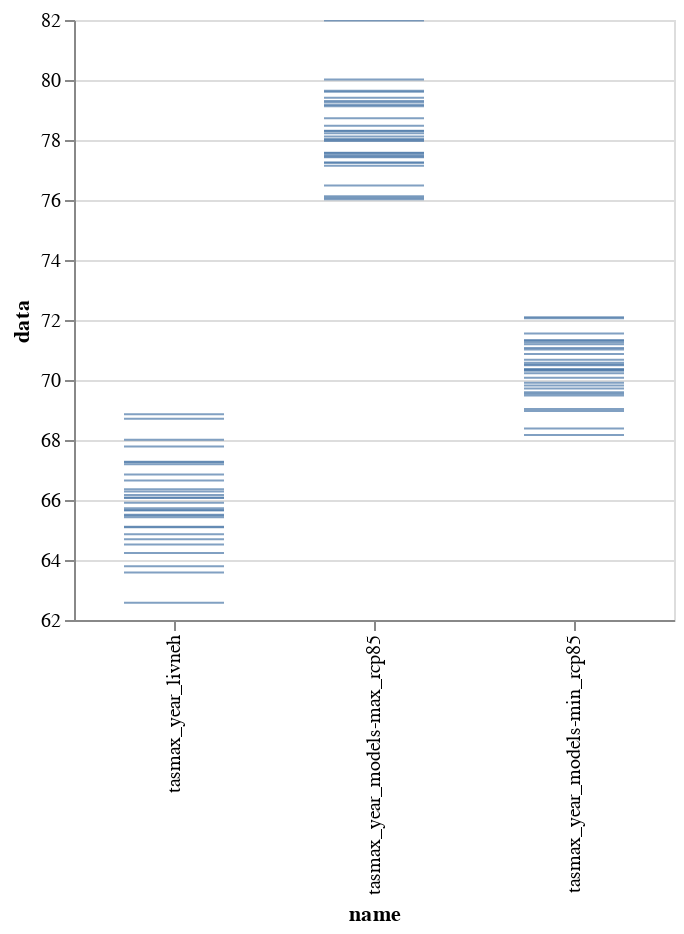

Notebook cell for this chart:
### Code cell
alt.Chart(df).mark_tick(size=50).encode(
    alt.Y('data',
        scale=alt.Scale(zero=False)
    ),
    x='name',
).properties(
    width=300,
    height=300
).interactive()

### Figure 1 — Vega-Lite specification as saved in the notebook (floating-point values rounded to 4 significant figures)
{"config": {"view": {"continuousWidth": 400, "continuousHeight": 300}}, "data": {"name": "data-26edd4b5de45562b4025fafaf0a388c3"}, "mark": {"type": "tick", "size": 50}, "encoding": {"x": {"type": "nominal", "field": "name"}, "y": {"type": "quantitative", "field": "data", "scale": {"zero": false}}}, "height": 300, "selection": {"selector006": {"type": "interval", "bind": "scales", "encodings": ["x", "y"]}}, "width": 300, "$schema": "https://vega.github.io/schema/vega-lite/v4.0.2.json", "datasets": {"data-26edd4b5de45562b4025fafaf0a388c3": [{"name": "tasmax_year_livneh", "index": "1961-12-31T00:00:00Z", "data": 66.85, "date": "1961-12-31T00:00:00+00:00"}, {"name": "tasmax_year_livneh", "index": "1962-12-31T00:00:00Z", "data": 66.36, "date": "1962-12-31T00:00:00+00:00"}, {"name": "tasmax_year_livneh", "index": "1963-12-31T00:00:00Z", "data": 64.51, "date": "1963-12-31T00:00:00+00:00"}, {"name": "tasmax_year_livneh", "index": "1964-12-31T00:00:00Z", "data": 65.73, "date": "1964-12-31T00:00:00+00:00"}, {"name": "tasmax_year_livneh", "index": "1965-12-31T00:00:00Z", "data": 65.66, "date": "1965-12-31T00:00:00+00:00"}, {"name": "tasmax_year_livneh", "index": "1966-12-31T00:00:00Z", "data": 66.28, "date": "1966-12-31T00:00:00+00:00"}, {"name": "tasmax_year_livneh", "index": "1967-12-31T00:00:00Z", "data": 65.48, "date": "1967-12-31T00:00:00+00:00"}, {"name": "tasmax_year_livneh", "index": "1968-12-31T00:00:00Z", "data": 64.7, "date": "1968-12-31T00:00:00+00:00"}, {"name": "tasmax_year_livneh", "index": "1969-12-31T00:00:00Z", "data": 65.09, "date": "1969-12-31T00:00:00+00:00"}, {"name": "tasmax_year_livneh", "index": "1970-12-31T00:00:00Z", "data": 66.07, "date": "1970-12-31T00:00:00+00:00"}, {"name": "tasmax_year_livneh", "index": "1971-12-31T00:00:00Z", "data": 62.58, "date": "1971-12-31T00:00:00+00:00"}, {"name": "tasmax_year_livneh", "index": "1972-12-31T00:00:00Z", "data": 64.23, "date": "1972-12-31T00:00:00+00:00"}, {"name": "tasmax_year_livneh", "index": "1973-12-31T00:00:00Z", "data": 65.11, "date": "1973-12-31T00:00:00+00:00"}, {"name": "tasmax_year_livneh", "index": "1974-12-31T00:00:00Z", "data": 66.65, "date": "1974-12-31T00:00:00+00:00"}, {"name": "tasmax_year_livneh", "index": "1975-12-31T00:00:00Z", "data": 63.58, "date": "1975-12-31T00:00:00+00:00"}, {"name": "tasmax_year_livneh", "index": "1976-12-31T00:00:00Z", "data": 66.09, "date": "1976-12-31T00:00:00+00:00"}, {"name": "tasmax_year_livneh", "index": "1977-12-31T00:00:00Z", "data": 65.91, "date": "1977-12-31T00:00:00+00:00"}, {"name": "tasmax_year_livneh", "index": "1978-12-31T00:00:00Z", "data": 65.66, "date": "1978-12-31T00:00:00+00:00"}, {"name": "tasmax_year_livneh", "index": "1979-12-31T00:00:00Z", "data": 65.51, "date": "1979-12-31T00:00:00+00:00"}, {"name": "tasmax_year_livneh", "index": "1980-12-31T00:00:00Z", "data": 66.17, "date": "1980-12-31T00:00:00+00:00"}, {"name": "tasmax_year_livneh", "index": "1981-12-31T00:00:00Z", "data": 67.27, "date": "1981-12-31T00:00:00+00:00"}, {"name": "tasmax_year_livneh", "index": "1982-12-31T00:00:00Z", "data": 64.86, "date": "1982-12-31T00:00:00+00:00"}, {"name": "tasmax_year_livneh", "index": "1983-12-31T00:00:00Z", "data": 63.79, "date": "1983-12-31T00:00:00+00:00"}, {"name": "tasmax_year_livneh", "index": "1984-12-31T00:00:00Z", "data": 65.43, "date": "1984-12-31T00:00:00+00:00"}, {"name": "tasmax_year_livneh", "index": "1985-12-31T00:00:00Z", "data": 67.19, "date": "1985-12-31T00:00:00+00:00"}, {"name": "tasmax_year_livneh", "index": "1986-12-31T00:00:00Z", "data": 68.01, "date": "1986-12-31T00:00:00+00:00"}, {"name": "tasmax_year_livneh", "index": "1987-12-31T00:00:00Z", "data": 68.86, "date": "1987-12-31T00:00:00+00:00"}, {"name": "tasmax_year_livneh", "index": "1988-12-31T00:00:00Z", "data": 68.71, "date": "1988-12-31T00:00:00+00:00"}, {"name": "tasmax_year_livneh", "index": "1989-12-31T00:00:00Z", "data": 67.26, "date": "1989-12-31T00:00:00+00:00"}, {"name": "tasmax_year_livneh", "index": "1990-12-31T00:00:00Z", "data": 67.78, "date": "1990-12-31T00:00:00+00:00"}, {"name": "tasmax_year_models-min_rcp85", "index": "2070-12-31T00:00:00Z", "data": 69.03, "date": "2070-12-31T00:00:00+00:00"}, {"name": "tasmax_year_models-min_rcp85", "index": "2071-12-31T00:00:00Z", "data": 68.38, "date": "2071-12-31T00:00:00+00:00"}, {"name": "tasmax_year_models-min_rcp85", "index": "2072-12-31T00:00:00Z", "data": 69.48, "date": "2072-12-31T00:00:00+00:00"}, {"name": "tasmax_year_models-min_rcp85", "index": "2073-12-31T00:00:00Z", "data": 69.59, "date": "2073-12-31T00:00:00+00:00"}, {"name": "tasmax_year_models-min_rcp85", "index": "2074-12-31T00:00:00Z", "data": 70.51, "date": "2074-12-31T00:00:00+00:00"}, {"name": "tasmax_year_models-min_rcp85", "index": "2075-12-31T00:00:00Z", "data": 68.97, "date": "2075-12-31T00:00:00+00:00"}, {"name": "tasmax_year_models-min_rcp85", "index": "2076-12-31T00:00:00Z", "data": 69.82, "date": "2076-12-31T00:00:00+00:00"}, {"name": "tasmax_year_models-min_rcp85", "index": "2077-12-31T00:00:00Z", "data": 70.07, "date": "2077-12-31T00:00:00+00:00"}, {"name": "tasmax_year_models-min_rcp85", "index": "2078-12-31T00:00:00Z", "data": 69.72, "date": "2078-12-31T00:00:00+00:00"}, {"name": "tasmax_year_models-min_rcp85", "index": "2079-12-31T00:00:00Z", "data": 70.23, "date": "2079-12-31T00:00:00+00:00"}, {"name": "tasmax_year_models-min_rcp85", "index": "2080-12-31T00:00:00Z", "data": 70.49, "date": "2080-12-31T00:00:00+00:00"}, {"name": "tasmax_year_models-min_rcp85", "index": "2081-12-31T00:00:00Z", "data": 68.17, "date": "2081-12-31T00:00:00+00:00"}, {"name": "tasmax_year_models-min_rcp85", "index": "2082-12-31T00:00:00Z", "data": 70.57, "date": "2082-12-31T00:00:00+00:00"}, {"name": "tasmax_year_models-min_rcp85", "index": "2083-12-31T00:00:00Z", "data": 69.54, "date": "2083-12-31T00:00:00+00:00"}, {"name": "tasmax_year_models-min_rcp85", "index": "2084-12-31T00:00:00Z", "data": 70.68, "date": "2084-12-31T00:00:00+00:00"}, {"name": "tasmax_year_models-min_rcp85", "index": "2085-12-31T00:00:00Z", "data": 70.34, "date": "2085-12-31T00:00:00+00:00"}, {"name": "tasmax_year_models-min_rcp85", "index": "2086-12-31T00:00:00Z", "data": 69.91, "date": "2086-12-31T00:00:00+00:00"}, {"name": "tasmax_year_models-min_rcp85", "index": "2087-12-31T00:00:00Z", "data": 70.36, "date": "2087-12-31T00:00:00+00:00"}, {"name": "tasmax_year_models-min_rcp85", "index": "2088-12-31T00:00:00Z", "data": 70.35, "date": "2088-12-31T00:00:00+00:00"}, {"name": "tasmax_year_models-min_rcp85", "index": "2089-12-31T00:00:00Z", "data": 71.02, "date": "2089-12-31T00:00:00+00:00"}, {"name": "tasmax_year_models-min_rcp85", "index": "2090-12-31T00:00:00Z", "data": 70.87, "date": "2090-12-31T00:00:00+00:00"}, {"name": "tasmax_year_models-min_rcp85", "index": "2091-12-31T00:00:00Z", "data": 70.31, "date": "2091-12-31T00:00:00+00:00"}, {"name": "tasmax_year_models-min_rcp85", "index": "2092-12-31T00:00:00Z", "data": 71.2, "date": "2092-12-31T00:00:00+00:00"}, {"name": "tasmax_year_models-min_rcp85", "index": "2093-12-31T00:00:00Z", "data": 71.32, "date": "2093-12-31T00:00:00+00:00"}, {"name": "tasmax_year_models-min_rcp85", "index": "2094-12-31T00:00:00Z", "data": 71.07, "date": "2094-12-31T00:00:00+00:00"}, {"name": "tasmax_year_models-min_rcp85", "index": "2095-12-31T00:00:00Z", "data": 71.31, "date": "2095-12-31T00:00:00+00:00"}, {"name": "tasmax_year_models-min_rcp85", "index": "2096-12-31T00:00:00Z", "data": 71.55, "date": "2096-12-31T00:00:00+00:00"}, {"name": "tasmax_year_models-min_rcp85", "index": "2097-12-31T00:00:00Z", "data": 72.06, "date": "2097-12-31T00:00:00+00:00"}, {"name": "tasmax_year_models-min_rcp85", "index": "2098-12-31T00:00:00Z", "data": 72.09, "date": "2098-12-31T00:00:00+00:00"}, {"name": "tasmax_year_models-min_rcp85", "index": "2099-12-31T00:00:00Z", "data": 71.26, "date": "2099-12-31T00:00:00+00:00"}, {"name": "tasmax_year_models-max_rcp85", "index": "2070-12-31T00:00:00Z", "data": 77.14, "date": "2070-12-31T00:00:00+00:00"}, {"name": "tasmax_year_models-max_rcp85", "index": "2071-12-31T00:00:00Z", "data": 76.07, "date": "2071-12-31T00:00:00+00:00"}, {"name": "tasmax_year_models-max_rcp85", "index": "2072-12-31T00:00:00Z", "data": 76.49, "date": "2072-12-31T00:00:00+00:00"}, {"name": "tasmax_year_models-max_rcp85", "index": "2073-12-31T00:00:00Z", "data": 76.13, "date": "2073-12-31T00:00:00+00:00"}, {"name": "tasmax_year_models-max_rcp85", "index": "2074-12-31T00:00:00Z", "data": 77.45, "date": "2074-12-31T00:00:00+00:00"}, {"name": "tasmax_year_models-max_rcp85", "index": "2075-12-31T00:00:00Z", "data": 76.03, "date": "2075-12-31T00:00:00+00:00"}, {"name": "tasmax_year_models-max_rcp85", "index": "2076-12-31T00:00:00Z", "data": 77.5, "date": "2076-12-31T00:00:00+00:00"}, {"name": "tasmax_year_models-max_rcp85", "index": "2077-12-31T00:00:00Z", "data": 77.43, "date": "2077-12-31T00:00:00+00:00"}, {"name": "tasmax_year_models-max_rcp85", "index": "2078-12-31T00:00:00Z", "data": 77.57, "date": "2078-12-31T00:00:00+00:00"}, {"name": "tasmax_year_models-max_rcp85", "index": "2079-12-31T00:00:00Z", "data": 78.47, "date": "2079-12-31T00:00:00+00:00"}, {"name": "tasmax_year_models-max_rcp85", "index": "2080-12-31T00:00:00Z", "data": 78.3, "date": "2080-12-31T00:00:00+00:00"}, {"name": "tasmax_year_models-max_rcp85", "index": "2081-12-31T00:00:00Z", "data": 78.01, "date": "2081-12-31T00:00:00+00:00"}, {"name": "tasmax_year_models-max_rcp85", "index": "2082-12-31T00:00:00Z", "data": 79.13, "date": "2082-12-31T00:00:00+00:00"}, {"name": "tasmax_year_models-max_rcp85", "index": "2083-12-31T00:00:00Z", "data": 77.25, "date": "2083-12-31T00:00:00+00:00"}, {"name": "tasmax_year_models-max_rcp85", "index": "2084-12-31T00:00:00Z", "data": 77.57, "date": "2084-12-31T00:00:00+00:00"}, {"name": "tasmax_year_models-max_rcp85", "index": "2085-12-31T00:00:00Z", "data": 78.23, "date": "2085-12-31T00:00:00+00:00"}, {"name": "tasmax_year_models-max_rcp85", "index": "2086-12-31T00:00:00Z", "data": 77.25, "date": "2086-12-31T00:00:00+00:00"}, {"name": "tasmax_year_models-max_rcp85", "index": "2087-12-31T00:00:00Z", "data": 79.41, "date": "2087-12-31T00:00:00+00:00"}, {"name": "tasmax_year_models-max_rcp85", "index": "2088-12-31T00:00:00Z", "data": 78.02, "date": "2088-12-31T00:00:00+00:00"}, {"name": "tasmax_year_models-max_rcp85", "index": "2089-12-31T00:00:00Z", "data": 77.97, "date": "2089-12-31T00:00:00+00:00"}, {"name": "tasmax_year_models-max_rcp85", "index": "2090-12-31T00:00:00Z", "data": 79.3, "date": "2090-12-31T00:00:00+00:00"}, {"name": "tasmax_year_models-max_rcp85", "index": "2091-12-31T00:00:00Z", "data": 78.12, "date": "2091-12-31T00:00:00+00:00"}, {"name": "tasmax_year_models-max_rcp85", "index": "2092-12-31T00:00:00Z", "data": 79.25, "date": "2092-12-31T00:00:00+00:00"}, {"name": "tasmax_year_models-max_rcp85", "index": "2093-12-31T00:00:00Z", "data": 79.61, "date": "2093-12-31T00:00:00+00:00"}, {"name": "tasmax_year_models-max_rcp85", "index": "2094-12-31T00:00:00Z", "data": 79.16, "date": "2094-12-31T00:00:00+00:00"}, {"name": "tasmax_year_models-max_rcp85", "index": "2095-12-31T00:00:00Z", "data": 78.31, "date": "2095-12-31T00:00:00+00:00"}, {"name": "tasmax_year_models-max_rcp85", "index": "2096-12-31T00:00:00Z", "data": 80.01, "date": "2096-12-31T00:00:00+00:00"}, {"name": "tasmax_year_models-max_rcp85", "index": "2097-12-31T00:00:00Z", "data": 78.73, "date": "2097-12-31T00:00:00+00:00"}, {"name": "tasmax_year_models-max_rcp85", "index": "2098-12-31T00:00:00Z", "data": 81.98, "date": "2098-12-31T00:00:00+00:00"}, {"name": "tasmax_year_models-max_rcp85", "index": "2099-12-31T00:00:00Z", "data": 79.64, "date": "2099-12-31T00:00:00+00:00"}]}}
